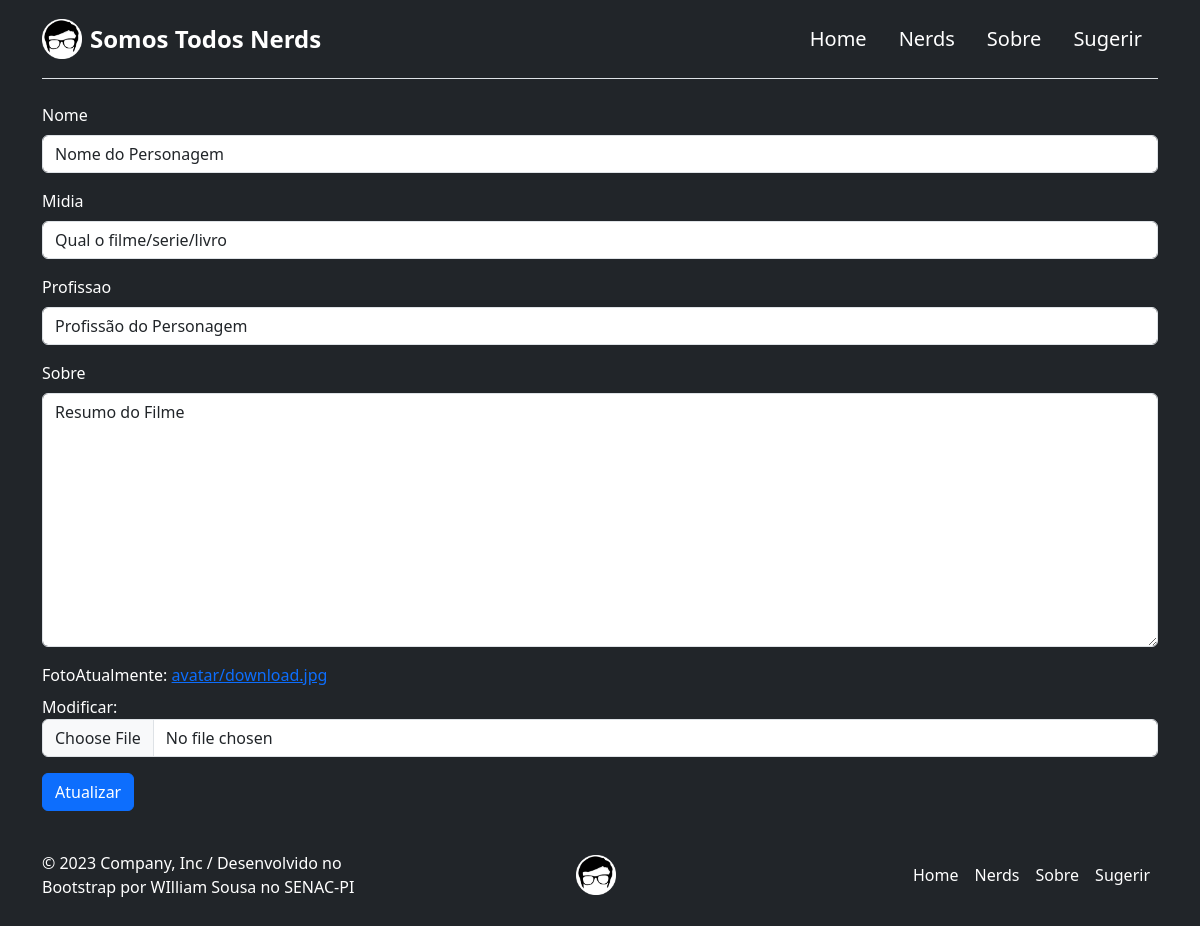
Screenshot of /nerd/atualizar/2 with the database file from the repository.
### personas/models.py (models this page shows, shortened)
class Nerd(models.Model):
    nome = models.CharField(max_length=100, default='Nome do Personagem')
    midia = models.CharField(max_length=100, default='Qual o filme/serie/livro')
    profissao = models.CharField(max_length=100, default='Profissão do Personagem')
    sobre = models.TextField(max_length=900, default='Resumo do Filme')
    foto = models.ImageField(upload_to='avatar', default='default_capa.jpg')
    class Meta:
        verbose_name = "Nerd"
        verbose_name_plural = "Nerds"

### personas/views.py (the view, shortened to what this page needs)
# urls.py: path('atualizar/<int:id>', NerdUpdateView.as_view(), name='atualizar'),
class NerdUpdateView(UpdateView):
    model=Nerd
    template_name='atualizar.html'
    form_class=NerdForm
    pk_url_kwarg='id'

### personas/forms.py
class NerdForm(ModelForm):
    class Meta:
        model=Nerd
        fields='__all__'

### templates/atualizar.html (shortened to what this page needs)
{% extends "base.html" %}
{% load static %}
{% load bootstrap5 %}
{% block content %}
<main class="container">
    <form method="post" enctype="multipart/form-data">
        {% bootstrap_form form %}
        <button class="btn btn-primary" type="submit">Atualizar</button>
      </form>
</main>
{% endblock %}

### rows the page displays
Nerd: nome "Nome do Personagem", midia "Qual o filme/serie/livro", profissao "Profissão do Personagem", sobre "Resumo do Filme"
